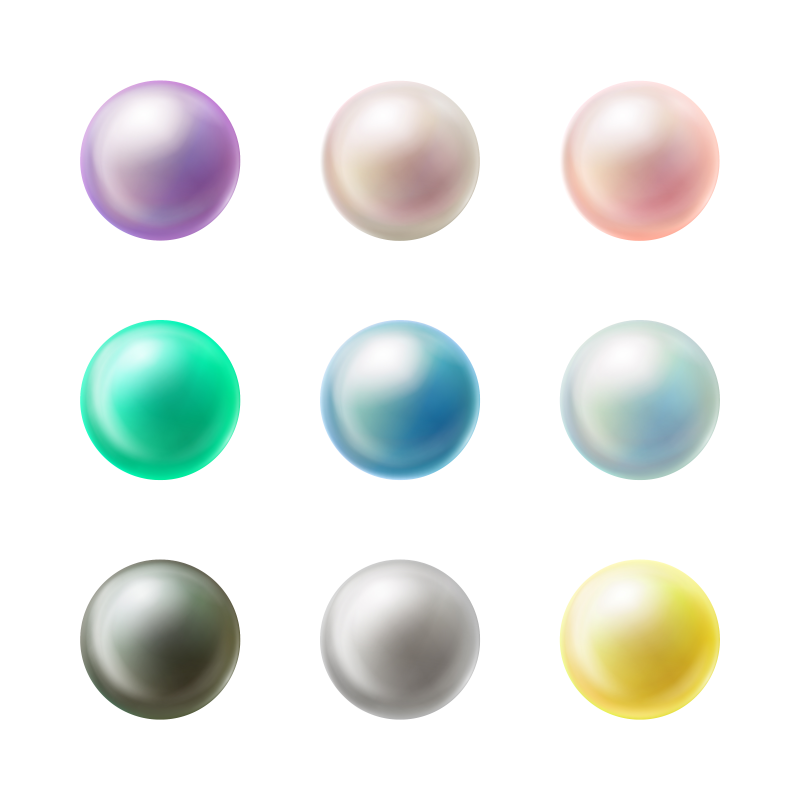
#> input picture 2704.jpg, 4000 x 4000 px, given in place of the camera (shown at 1/5 size)
$ python 33-Contour-Detection-using-Webcam.py
#> lines starting #> are read from the running program, lines starting #| are printed output that depends on the picture; after the words box and inside, x2 and y2 are one past the last pixel; in counts of white or black regions, pixels touching at a corner belong together
import cv2
import numpy as np

# Open the default camera (usually the webcam)
cap = cv2.VideoCapture(0)


# Define a callback function for trackbars (not used in this code)
def nothing(x):
    pass


# Create a window for adjusting HSV parameters
cv2.namedWindow("HSV Adjustment", cv2.WINDOW_NORMAL)
cv2.resizeWindow("HSV Adjustment", (300, 300))

# Create trackbars for adjusting HSV thresholds and bounds
cv2.createTrackbar("Threshold", "HSV Adjustment", 0, 255, nothing)
cv2.createTrackbar("Lower Hue", "HSV Adjustment", 0, 255, nothing)
cv2.createTrackbar("Lower Saturation", "HSV Adjustment", 0, 255, nothing)
cv2.createTrackbar("Lower Value", "HSV Adjustment", 0, 255, nothing)
cv2.createTrackbar("Upper Hue", "HSV Adjustment", 255, 255, nothing)
cv2.createTrackbar("Upper Saturation", "HSV Adjustment", 255, 255, nothing)
cv2.createTrackbar("Upper Value", "HSV Adjustment", 255, 255, nothing)

# Start capturing and processing video frames
while cap.isOpened():
    # Read a frame from the camera
    ret, frame = cap.read()
#> frame is the input picture: shape (4000, 4000, 3); mean B, G, R 232.3, 235.6, 231.5

    if ret:
        # Resize the frame and flip horizontally for better viewing
        frame = cv2.resize(frame, (400, 400))
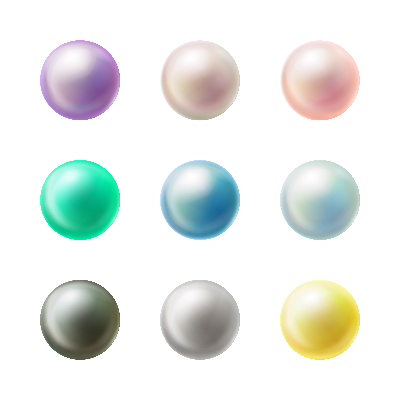
#> frame: shape (400, 400, 3); mean B, G, R 232.3, 235.6, 231.6
        frame = cv2.flip(frame, 1)
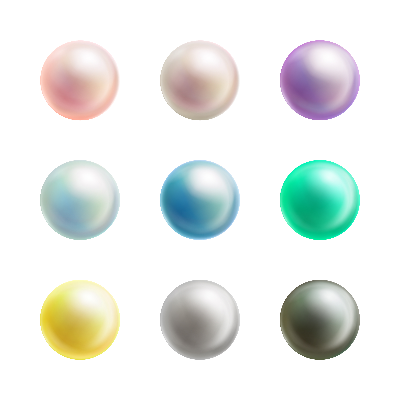
#> frame: shape (400, 400, 3); mean B, G, R 232.3, 235.6, 231.6

        # Convert the frame to HSV color space
        hsv = cv2.cvtColor(frame, cv2.COLOR_BGR2HSV)
#> hsv: shape (400, 400, 3); mean H, S, V 18.4, 19.3, 239.8

        # Get lower and upper HSV bounds from trackbars
        l_hue = cv2.getTrackbarPos("Lower Hue", "HSV Adjustment")
        l_sat = cv2.getTrackbarPos("Lower Saturation", "HSV Adjustment")
        l_val = cv2.getTrackbarPos("Lower Value", "HSV Adjustment")
        u_hue = cv2.getTrackbarPos("Upper Hue", "HSV Adjustment")
        u_sat = cv2.getTrackbarPos("Upper Saturation", "HSV Adjustment")
        u_val = cv2.getTrackbarPos("Upper Value", "HSV Adjustment")

        lower_bound = np.array([l_hue, l_sat, l_val])
        upper_bound = np.array([u_hue, u_sat, u_val])

        # Create a binary mask based on the HSV bounds
        mask = cv2.inRange(hsv, lower_bound, upper_bound)
#> mask: shape (400, 400); every value is 255

        # Get the threshold value from the trackbar
        thresh_value = cv2.getTrackbarPos("Threshold", "HSV Adjustment")

        # Apply binary thresholding to the mask
        ret, threshold = cv2.threshold(mask, thresh_value, 255, cv2.THRESH_BINARY)
#> ret = 0

        # Perform morphological operations (opening) to reduce noise
        kernel = np.array((3, 3), np.uint8)
        opening = cv2.morphologyEx(threshold, cv2.MORPH_OPEN, kernel)

        # Apply bilateral filtering to reduce noise further
        bilateral_filter = cv2.bilateralFilter(opening, 9, 75, 75)

        # Apply median blur to further reduce noise
        median_blur = cv2.medianBlur(bilateral_filter, 5)

        # Find contours in the processed image
        contours, hierarchy = cv2.findContours(median_blur, cv2.RETR_TREE, cv2.CHAIN_APPROX_SIMPLE)
#> contours = [[[0, 0], [0, 399], [399, 399], [399, 0]]]

        # Draw contours and convex hulls on the original frame
        for c in contours:
            epsilon = 0.0001 * cv2.arcLength(c, True)
            data = cv2.approxPolyDP(c, epsilon, True)
            hull = cv2.convexHull(data)
            cv2.drawContours(frame, [c], -1, (0, 0, 255), 4)
            cv2.drawContours(frame, [hull], -1, (0, 255, 255), 2)
#> this loop made 1 pass
#> (epsilon, data, hull) on pass 1: (0.16, [[0, 0], [0, 399], [399, 399], [399, 0]], [[399, 0], [399, 399], [0, 399], [0, 0]])
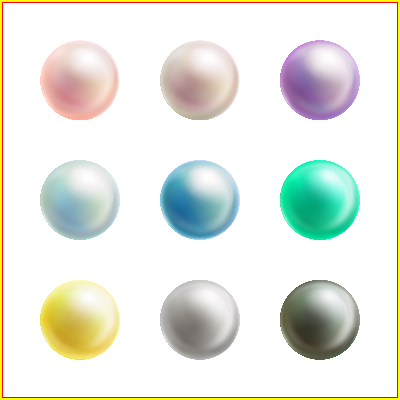
#> frame: shape (400, 400, 3); 2.98% of pixels changed, all inside (x1, y1, x2, y2) = (0, 0, 400, 400)

        # Display various processed images and the original frame
        cv2.imshow("Mask", mask)
        cv2.imshow("Result", frame)
        cv2.imshow("Threshold", threshold)
        cv2.imshow("Opening", opening)
        cv2.imshow("Median Blur", median_blur)

        # Press 'q' to exit the loop and close all windows
        if cv2.waitKey(1) == ord("q"):
#> (key q is pressed here)
            cap.release()
            cv2.destroyAllWindows()  # Close all windows before breaking the loop
            break

# Close any open windows when the loop is done
cv2.destroyAllWindows()
